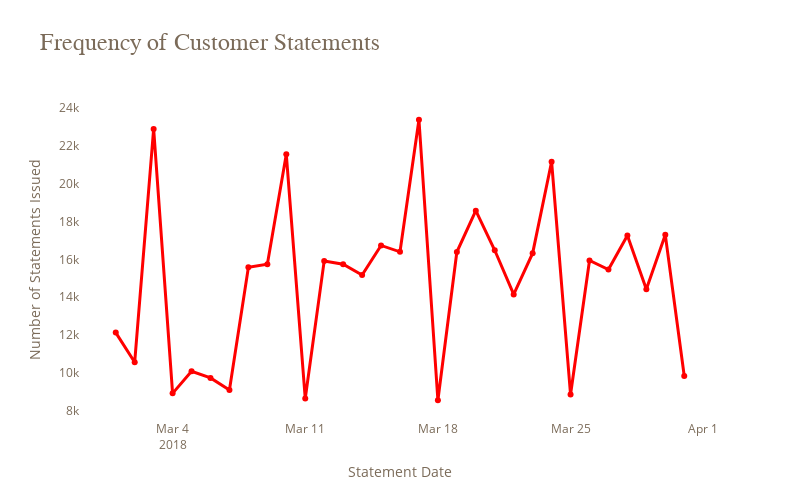

Here is the notebook cell this chart was saved with:
### Code cell
plot_df = train.reset_index().groupby('S_2')['customer_ID'].nunique().reset_index()
fig = go.Figure()
fig.add_trace(
    go.Scatter(
        x=plot_df['S_2'],
        y=plot_df['customer_ID'],
        mode='markers+lines',
        line=dict(color='red', width=3),
        hovertemplate=''
    )
)

large_title_format = "<span style='font-size:24; font-family:Times New Roman'>Frequency of Customer Statements</span>"
small_title_format = "<span style='font-size:14px; font-family:Helvetica'></b></span>"

fig.update_layout(
    title=large_title_format + "<br>" + small_title_format,
    hovermode='x unified',
    width=800,
    height=500,
    xaxis_title='Statement Date',
    yaxis_title='Number of Statements Issued',
    font=dict(color='#7b6b59'),
    plot_bgcolor='#fff')

fig.show()

### Figure 1 — Plotly figure (JSON) as saved in the notebook; plotly's stock layout.template omitted (floating-point values rounded to 4 significant figures)
{"data": [{"hovertemplate": "", "line": {"color": "red", "width": 3}, "mode": "markers+lines", "type": "scatter", "x": ["2018-03-01T00:00:00", "2018-03-02T00:00:00", "2018-03-03T00:00:00", "2018-03-04T00:00:00", "2018-03-05T00:00:00", "2018-03-06T00:00:00", "2018-03-07T00:00:00", "2018-03-08T00:00:00", "2018-03-09T00:00:00", "2018-03-10T00:00:00", "2018-03-11T00:00:00", "2018-03-12T00:00:00", "2018-03-13T00:00:00", "2018-03-14T00:00:00", "2018-03-15T00:00:00", "2018-03-16T00:00:00", "2018-03-17T00:00:00", "2018-03-18T00:00:00", "2018-03-19T00:00:00", "2018-03-20T00:00:00", "2018-03-21T00:00:00", "2018-03-22T00:00:00", "2018-03-23T00:00:00", "2018-03-24T00:00:00", "2018-03-25T00:00:00", "2018-03-26T00:00:00", "2018-03-27T00:00:00", "2018-03-28T00:00:00", "2018-03-29T00:00:00", "2018-03-30T00:00:00", "2018-03-31T00:00:00"], "y": [12128, 10562, 22887, 8918, 10081, 9736, 9097, 15581, 15737, 21547, 8643, 15916, 15737, 15172, 16733, 16395, 23373, 8554, 16385, 18567, 16478, 14146, 16325, 21156, 8856, 15940, 15457, 17263, 14414, 17293, 9836]}], "layout": {"font": {"color": "#7b6b59"}, "height": 500, "hovermode": "x unified", "plot_bgcolor": "#fff", "title": {"text": "<span style='font-size:24; font-family:Times New Roman'>Frequency of Customer Statements</span><br><span style='font-size:14px; font-family:Helvetica'></b></span>"}, "width": 800, "xaxis": {"title": {"text": "Statement Date"}}, "yaxis": {"title": {"text": "Number of Statements Issued"}}}}
